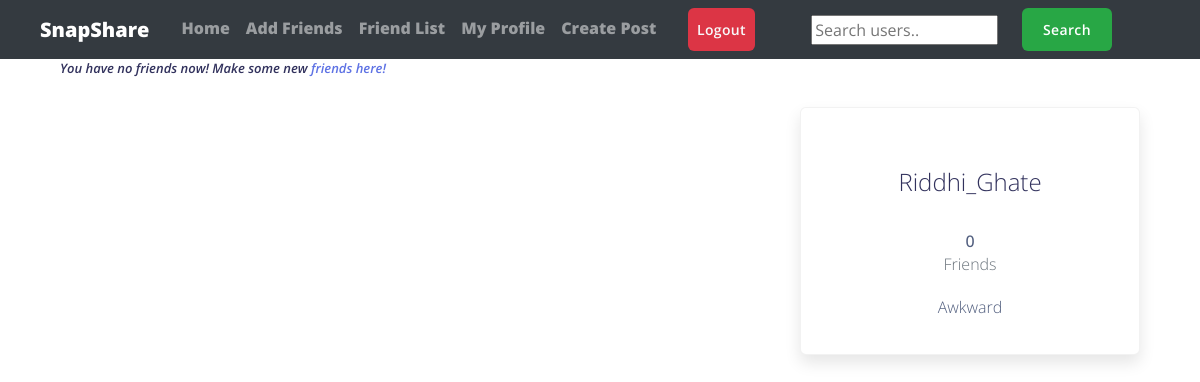
/friends/ (signed in), run on an earlier commit of the app's database.
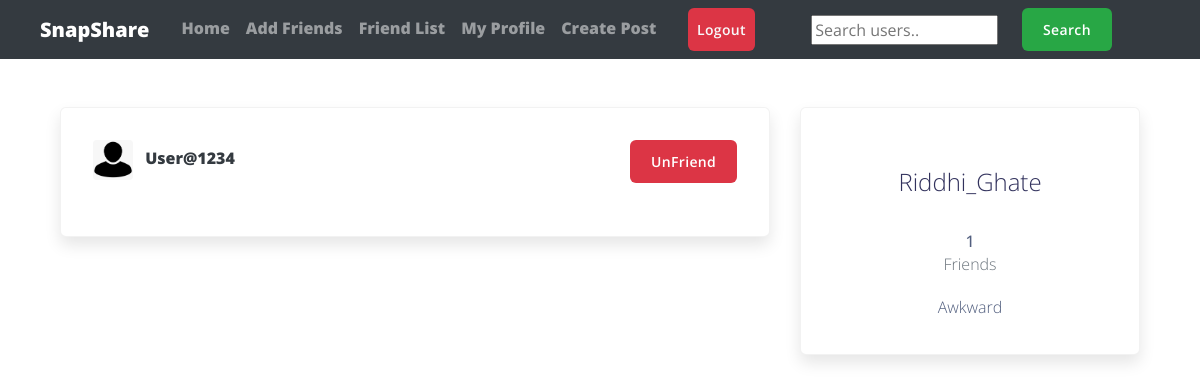
And on a later commit of the database.
### users/models.py (models this page shows)
class Profile(models.Model):
	user = models.OneToOneField(User, on_delete=models.CASCADE)
	image = models.ImageField(default='default.png', upload_to='profile_pics')
	slug = AutoSlugField(populate_from='user')
	bio = models.CharField(max_length=255, blank=True)
	friends = models.ManyToManyField("Profile", blank=True)
	def __str__(self):
		return str(self.user.username)
	def get_absolute_url(self):
		return "/users/{}".format(self.slug)

### users/views.py (the view)
# urls.py: path('friends/', user_views.friend_list, name='friend_list'),
def friend_list(request):
	p = request.user.profile
	friends = p.friends.all()
	context={
	'friends': friends
	}
	return render(request, "users/friend_list.html", context)

### users/templates/users/friend_list.html (shortened to what this page needs)
{% extends "feed/layout.html" %}
{% load static %}
{% block searchform %}
<form class="form-inline my-2 my-lg-0 ml-5" action="{% url 'search_users' %}" method="get">
  <input name="q" type="text" placeholder="Search users..">
  <button class="btn btn-success my-2 my-sm-0 ml-4" type="submit">Search</button>
</form>
{% endblock searchform %}
{% block content %}
	<div class="container">
	    <div class="row">
	      <div class="col-md-8">
	      	{% if friends %}
	      	<div class="card card-signin my-5">
	      	<div class="card-body">
	        {% for user_p in friends %}
	          	<a href="{{ user_p.get_absolute_url }}"><img src="{{ user_p.image.url }}" class="rounded mr-2" width="40" height="40" alt=""></a>
	          	<a class="text-dark" href="{{ user_p.get_absolute_url }}"><b>{{ user_p }}</b></a>
	            <small><a class="btn btn-danger float-right" href="{% url 'delete_friend' user_p.id %}">UnFriend</a></small>
	          <br><br>
	        {% endfor %}
	        </div>
	        </div>
	        {% else %}
	        <h5><i>You have no friends now! Make some new <a href="{% url 'users_list' %}">friends here!</a></i></h5>
	        {% endif %}
	  	   </div>
	  	   <div class="col-md-4">
	  	   	<div class="card card-signin my-5">
	  	   		<a href="{{ request.user.profile.get_absolute_url }}"><img class="card-img-top" src="{{ request.user.profile.image.url }}" alt=""></a>
	            <div class="card-body">
	           		<h5 class="card-title text-center">{{ request.user }}</h5>
	           		<h6 class="text-center">{{ request.user.profile.friends.count }} <p class="text-muted">Friends</p></h6>
	           		<p class="card-text text-center">{{ request.user.profile.bio }}</p>
	            </div>
	       </div>
	    </div>
	</div>
{% endblock content %}

What changed in the data, as far as the page shows it:
added Profile: image (placeholder picture), user.username "User@1234"
Also different on the page:
{{ request.user.profile.friends.count }}: "0" → "1"
text no longer shown: "You have no friends now! Make some new friends here!"
